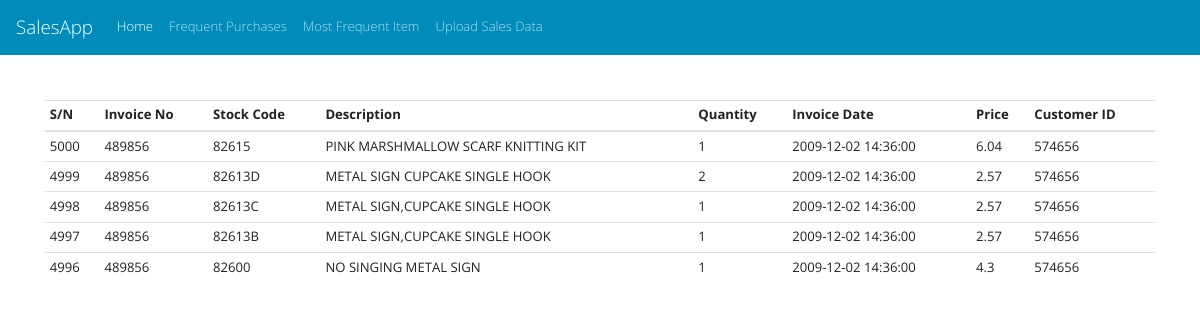
Before: / with the older database file.
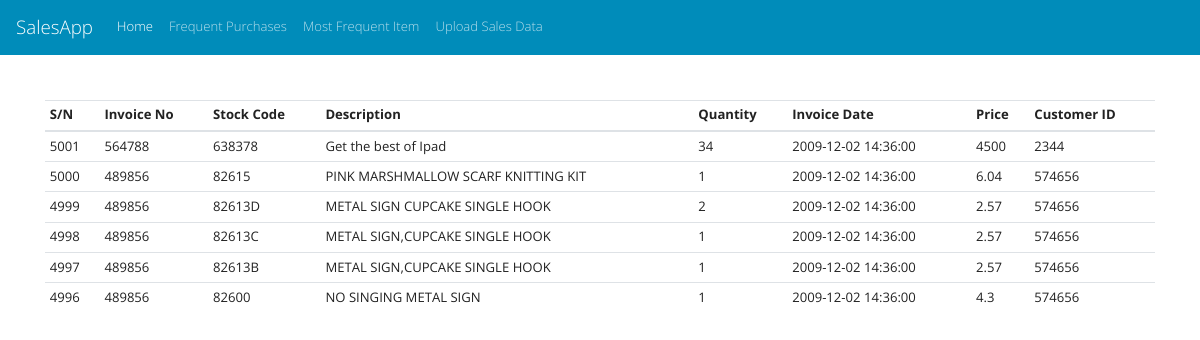
After: the same page with the newer database file.
### sales/models.py (models this page shows, shortened)
class SalesData(models.Model):
    invoice = models.CharField(max_length=200)
    stockcode = models.CharField(max_length=200)
    description = models.CharField(max_length=200)
    quantity = models.IntegerField()
    invoicedate = models.CharField(max_length=200)
    price = models.CharField(max_length=200)
    customerid = models.IntegerField()

### sales/views.py (the view)
# urls.py: path('', index, name='index'),
def index(request):
    list1 = SalesData.objects.all().order_by('-id')
    page = request.GET.get('page', 1)
    '''
    if query:
        list1 = list1.filter(
            Q(description__icontains=description) |
            Q(stockcode__icontains=stockcode)
        ).distinct()
    '''
    paginator = Paginator(list1, 35)
    try:
        users = paginator.page(page)
    except PageNotAnInteger:
        users = paginator.page(1)
    except EmptyPage:
        users = paginator.page(paginator.num_pages)
    context = {
        "list1": list1,
        "users": users,
    }
    return render(request, 'sales/index.html', context)

### templates/sales/index.html
{% extends "base.html" %}
{% load static %}
{% load i18n %}
{% block content %}
{% include 'nav.html' %}
<br><br>
<div class="container">
    <table class="table table-sm">
  <thead>
    <tr>
      <th scope="col">S/N</th>
      <th scope="col">Invoice No</th>
      <th scope="col">Stock Code</th>
      <th scope="col">Description</th>
        <th scope="col">Quantity</th>
        <th scope="col">Invoice Date</th>
        <th scope="col">Price</th>
         <th scope="col">Customer ID</th>
    </tr>
  </thead>
  <tbody>
  {% for obj in users %}
    <tr>
      <td>{{ obj.pk }}</td>
      <td>{{ obj.invoice }}</td>
      <td>{{ obj.stockcode }}</td>
      <td>{{ obj.description }}</td>
      <td>{{ obj.quantity }}</td>
      <td>{{ obj.invoicedate }}</td>
      <td>{{ obj.price }}</td>
      <td>{{ obj.customerid }}</td>
    </tr>
  {% endfor %}
  </tbody>
</table>
</div>
{% endblock  %}

### templates/base.html (shortened to what this page needs)
{% load static %}
<!DOCTYPE html>
<html lang="en">
  <head>
    <link rel="stylesheet" href="https://maxcdn.bootstrapcdn.com/font-awesome/4.7.0/css/font-awesome.min.css">
<link rel="stylesheet" href="https://stackpath.bootstrapcdn.com/bootstrap/4.3.1/css/bootstrap.min.css">
<link href="{% static 'css/bootstrap.min.css' %}" rel="stylesheet">
  </head>
  <body>
    {% block content %}
    {% endblock %}
  </body>
</html>

### templates/nav.html (shortened to what this page needs)
<nav class="navbar navbar-expand-lg navbar-dark bg-primary">
  <a class="navbar-brand" href="#">SalesApp</a>
  <div class="collapse navbar-collapse" id="navbarColor01">
    <ul class="navbar-nav mr-auto">
      <li class="nav-item active">
        <a class="nav-link" href="/">Home</a>
      </li>
      <li class="nav-item">
        <a class="nav-link" href="{% url 'frequentsales' %}">Frequent Purchases</a>
      </li>
      <li class="nav-item">
        <a class="nav-link" href="{% url 'mostfrequentitem' %}">Most Frequent Item</a>
      </li>
      <li class="nav-item">
        <a class="nav-link" href="http://salesdataapp.herokuapp.com/admin/sales/salesdata/import/">Upload Sales Data</a>
      </li>
  </ul>
  </div>
</nav>

Changed rows visible on the page:
added SalesData: pk "5001", invoice "564788", stockcode "638378", description "Get the best of Ipad", quantity "34", invoicedate "2009-12-02 14:36:00", price "4500", customerid "2344"
